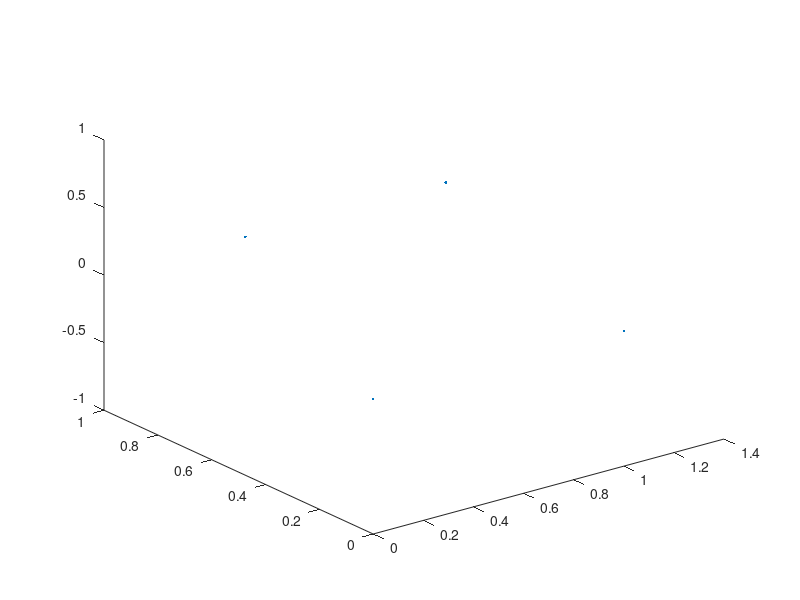

This chart was generated by the following MATLAB code:
clear
close all
clc

%% Dati iniziali

% velocità asintotica
U_inf = 1;

% angolo di sideslip (inserire in gradi)
beta = 0; 
beta = deg2rad(beta);

% Rotazione della velocità 
U_inf = [cos(beta) sin(beta) 0]' .* U_inf;

% Inserire numero di corpi
N_corpi = 1;

corda_radice = [1];
diedro = [0]; % inserire in gradi
diedro = deg2rad(diedro);

freccia = [20]; % inserire in gradi
freccia = deg2rad(freccia);

rastremazione = [0.8]; 
lambda = [10]; % allungamento alare
apertura_alare = 2;

LE_posizione_X = [0];
LE_posizione_Y = [0];
LE_posizione_Z = [0];

angolo_di_rollio = [0];
angolo_di_incidenza_aero = [0]; % alpha
angolo_di_beccheggio = [0];

% Discretizzazione
discretizzazione_semiapertura_alare = [20]; % numero panelli direzione apertura su SEMIALA
discretizzazione_corda = [10]; 

%% Parametri per costruzione ala

semi_apertura_alare = apertura_alare ./ 2;

superficie_alare = 2 * (semi_apertura_alare .* corda_radice .* ( 1 + rastremazione ) ./ 2);

superficie_piana = superficie_alare .* cos(diedro(1));

corda_tip = corda_radice .* rastremazione;

% Corda media aerodinamica MAC
MAC = (2/3) .* corda_radice .* ( (1 + rastremazione + rastremazione.^2)./(1 + rastremazione));

%% Creazione struttura ala

punti_di_controllo = [];
punti_di_induzione = [];
normali_pannelli = [];
vortici_a_infinito = [];
vortici = [];
mesh = [];
estremi_ala = [];

for i = 1:N_corpi
    Y_incidenza_aero = [cos(angolo_di_incidenza_aero(i))  0   sin(angolo_di_incidenza_aero(i));
                              0                      1               0                   ;          
                   -sin(angolo_di_incidenza_aero(i)) 0   cos(angolo_di_incidenza_aero(i))];
    X_diedro = [1 0 0;
                0 cos(diedro(i)) -sin(diedro(i));
                0 sin(diedro(i)) cos(diedro(i))];
    estremi_ala_radice_LE = [LE_posizione_X(i) LE_posizione_Y(i) LE_posizione_Z(i)]';
    estremi_ala = [estremi_ala, estremi_ala_radice_LE];

    estremi_ala_radice_TE = estremi_ala_radice_LE + Y_incidenza_aero * [corda_radice(i), 0, 0]';
    estremi_ala = [estremi_ala, estremi_ala_radice_TE];

    estremi_ala_tip_LE = [LE_posizione_X(i) LE_posizione_Y(i) LE_posizione_Z(i)]' + [0, semi_apertura_alare, 0]';
    estremi_ala_tip_LE = X_diedro * estremi_ala_tip_LE; % aggiunta diedro
    estremi_ala_tip_LE(1) = estremi_ala_radice_LE(1) + semi_apertura_alare .* tan(freccia(i)) + corda_radice - corda_tip; % aggiunta freccia
    estremi_ala_tip_LE = Y_incidenza_aero * estremi_ala_tip_LE;
    estremi_ala = [estremi_ala, estremi_ala_tip_LE];

    estremi_ala_tip_TE = estremi_ala_tip_LE + Y_incidenza_aero * [corda_tip 0 0]';

    estremi_ala = [estremi_ala, estremi_ala_tip_TE];

    % Discretizzazione direzione ala
    discretizzazione_direzione_ala = linspace(0, 1, discretizzazione_semiapertura_alare(i)+1);

    punti_LE = zeros(3, length(discretizzazione_direzione_ala));
    punti_TE = zeros(3, length(discretizzazione_direzione_ala));

    for j = 1:length(discretizzazione_direzione_ala)
        punti_LE(:, j) = (estremi_ala_tip_LE - estremi_ala_radice_LE).* discretizzazione_direzione_ala(j) + estremi_ala_radice_LE;
        punti_TE(:, j) = (estremi_ala_tip_TE - estremi_ala_radice_TE) .* discretizzazione_direzione_ala(j) + estremi_ala_radice_TE;
    end

    % Discretizzazione direzione corda
    discretizzazione_direzione_corda = linspace(0, 1, discretizzazione_corda(i)+1);

        punti_radice = zeros(3, length(discretizzazione_direzione_corda));
        punti_tip = zeros(3, length(discretizzazione_direzione_corda));

        quarto_tip = zeros(3, length(discretizzazione_direzione_ala));
        quarto_radice = zeros(3, length(discretizzazione_direzione_ala));

        trequarti_tip = zeros(3, length(discretizzazione_direzione_ala));
        trequarti_radice = zeros(3, length(discretizzazione_direzione_ala));

    for j = 1:length(discretizzazione_direzione_corda)
        punti_radice(:, j) = (estremi_ala_radice_TE - estremi_ala_radice_LE).* discretizzazione_direzione_corda(j) + estremi_ala_radice_LE;
        punti_tip(:, j) = (estremi_ala_tip_TE - estremi_ala_tip_LE) .* discretizzazione_direzione_corda(j) + estremi_ala_tip_LE;
    end

    for j = 1:length(discretizzazione_direzione_corda)-1
        quarto_tip(:, j) = (punti_tip(:, j) + 3.*punti_tip(:, j+1)) ./ 4;
        quarto_radice(:, j) = (punti_radice(:, j) + 3.*punti_radice(:, j+1)) ./ 4;
            
        trequarti_tip(:, j) = 3*(punti_tip(:, j) + 3.*punti_tip(:, j+1)) ./ 4;
        trequarti_radice(:, j) = 3*(punti_tip(:, j) + 3.*punti_tip(:, j+1)) ./ 4;
    end

    % Creazione mesh
    mesh = cell(discretizzazione_corda(i), discretizzazione_semiapertura_alare(i)*2 + 1);
    vortici = cell(discretizzazione_corda(i), discretizzazione_semiapertura_alare(i)*2 +1);
    punti_di_controllo = cell(discretizzazione_corda(i), discretizzazione_semiapertura_alare(i)*2);
    punti_di_induzione = cell(discretizzazione_corda(i), discretizzazione_semiapertura_alare(i)*2);
    normali_pannelli = cell(discretizzazione_corda(i), discretizzazione_semiapertura_alare(i)*2);
    vortici_a_infinito = cell(discretizzazione_corda(i), discretizzazione_semiapertura_alare(i)*2 + 1);
    
    lunghezza_vortici_infinito = 100 * corda_radice;
    
    % Discretizzazione direzione corda
    for j = 1:length(discretizzazione_direzione_corda)
    
        if j ~= length(discretizzazione_direzione_corda)
            for k = 1:length(discretizzazione_direzione_ala)
                vortici{j,k + length(discretizzazione_direzione_ala) - 1} = (quarto_tip(:, j) - quarto_radice(:, j)).*(discretizzazione_direzione_ala(k)) + quarto_radice(:, j);
                vortici_a_infinito{j,k + length(discretizzazione_direzione_ala) - 1} = vortici{j,k + length(discretizzazione_direzione_ala) - 1} + [lunghezza_vortici_infinito 0 0]';
    
                if k ~= length(discretizzazione_direzione_ala) 
                    punti_di_controllo{j,k + length(discretizzazione_direzione_ala) - 1} = (trequarti_tip(:, j) - trequarti_radice(:, j)).*(discretizzazione_direzione_ala(k)) + trequarti_radice(:, j);
                    punti_di_induzione{j,k + length(discretizzazione_direzione_ala) - 1} = (quarto_tip(:, j) - quarto_radice(:, j)).*((discretizzazione_direzione_ala(k) + discretizzazione_direzione_ala(k+1))./2) + quarto_radice(:, j);
                end
            end
        end

        for k = 1:length(discretizzazione_direzione_ala)
            mesh{j,k + length(discretizzazione_direzione_ala) - 1} = (punti_TE(:,k) - punti_LE(:,k)).* discretizzazione_direzione_corda(j) + punti_LE(:,k);
        end
    end

    % Creazione semiala per simmetria
    spost_X = LE_posizione_X(i);
    spost_Y = LE_posizione_Y(i);
    spost_Z = LE_posizione_Z(i);

    % Discretizzazione direzione corda
    for j = 1:length(discretizzazione_direzione_corda)

        if j ~= length(discretizzazione_direzione_corda)
            for k = 1:length(discretizzazione_direzione_ala)
                vortici{j,k} = -(vortici{j,2*length(discretizzazione_direzione_ala)-k} - [spost_X spost_Y spost_Z]') + [spost_X spost_Y spost_Z]';
                vortici_a_infinito{j,k} = -(vortici_a_infinito{j,2*length(discretizzazione_direzione_ala)-k} - [spost_X spost_Y spost_Z]') + [spost_X spost_Y spost_Z]';
    
                if k ~= length(discretizzazione_direzione_ala) 
                    punti_di_controllo{j,k} = -(punti_di_controllo{j,2*length(discretizzazione_direzione_ala)-1-k} - [spost_X spost_Y spost_Z]') + [spost_X spost_Y spost_Z]';
                    punti_di_induzione{j,k} = -(punti_di_induzione{j,2*length(discretizzazione_direzione_ala)-1-k} - [spost_X spost_Y spost_Z]') + [spost_X spost_Y spost_Z]';
                end
            end
        end

        for k = 1:length(discretizzazione_direzione_ala) - 1
            mesh{j,k} = -(mesh{j,2*length(discretizzazione_direzione_ala)-k} - [spost_X spost_Y spost_Z]') + [spost_X spost_Y spost_Z]';
        end
    end
end

figure;
grid on;
plot3(estremi_ala(1, :), estremi_ala(2, :), estremi_ala(3, :), '.');





